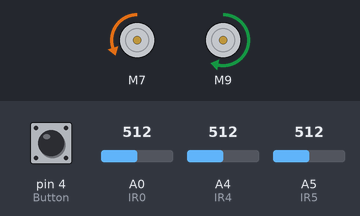
Recording of a sketch running on a simulated Arduino Uno, built with avr-gcc and run on an emulated ATmega328P. Shown: 2 × DC motor (green arrow = forward, orange = backward, longer = faster). The inputs (shaded band) are chosen by the test bench; at power-on: pin 4 (Button) HIGH, A0 (IR0) = 512, A4 (IR4) = 512, A5 (IR5) = 512.

Above: at 2.2 s.
2.3 s: pin 4 (Button) pulled LOW for 3.2 s
7.0 s: pin 4 (Button) pulled LOW for 0.15 s
At 9.8 s:
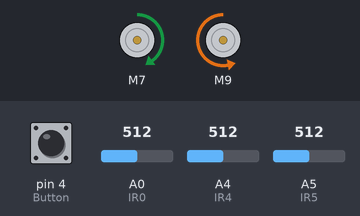
10.0 s: pin 4 (Button) pulled LOW for 1 s
At 10.6 s:
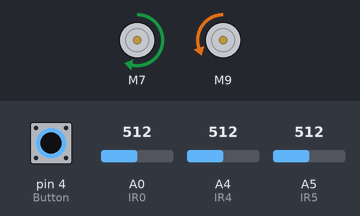
Timing chart, 0 to 13.6 s (numbered marks = the images above; inputs shaded):
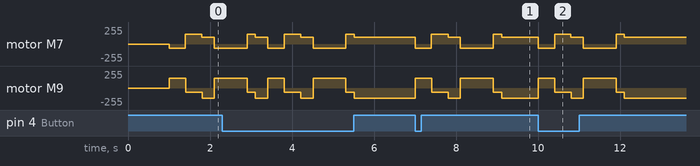

The sketch:

PetrosainsHigh_V4.1.ino
```cpp
int LW = 0;//Left Wall
int L = 1;//Left
int S = 2;//Straight
int R = 3;//Right
int RW = 4; //Right Wall
int B = 5; //turn 180 degree

/////////////////////////////////////////////////////////////////////////////////////
#include <SparkFun_TB6612.h>

#define PWMA 5
#define AIN2 6
#define AIN1 7
#define STBY 8
#define BIN1 9                                                  //motor
#define BIN2 10
#define PWMB 11


const int offsetA = 1;
const int offsetB = 1;

Motor motorLeft = Motor(AIN1, AIN2, PWMA, offsetA, STBY);
Motor motorRight = Motor(BIN1, BIN2, PWMB, offsetB, STBY);

int Button = 4;

int IR0 = A0;
int IR1 = A1;
int IR2 = A2;
int IR3 = A3;
int IR4 = A4;
int IR5 = A5;

/////////////////////////////////////////////////////////////////////////////////////

int SetPath[] = { //B
  //RW, LW, LW
  RW, LW, LW, B, RW, RW, LW, B
  //RW,LW,S,B,RW,B,LW,B,RW,B,RW,RW,LW,B
  //RW,LW,LW,B,RW,RW,LW,B,
  //R,L,LW,B,RW,R,L,B
  //RW,LW,RW,L,L,S,L,RW,B,RW,RW,LW,B
  //RW,LW,LW,B,LW,R,R,R,LW,RW,LW
  //RW, LW, RW, B, LW, RW, LW, B
  //RW,LW,S,R,R,R,LW,RW,LW,B

};

int LeftWallDistance = 300; // 0-550
int RightWallDistance = 300; // 0-550
int differential = 100;    //100
int Speed = 150;          //150
int StraightTime = 30;     //30
int turnSpeed = 100;       //100
int moveTime = 800;        //800
int turnTimeLeft = 250;    //250
int turnTimeRight = 350;   //250
/////////////////////////////////////////////////////////////////////////////////////

long timer = 0;
int TotalTurns = ((sizeof(SetPath)) / 2);
int Turned = 0;


void setup() {
  pinMode(Button, INPUT);
  pinMode(IR0, INPUT);
  pinMode(IR1, INPUT);
  pinMode(IR2, INPUT);
  pinMode(IR3, INPUT);
  pinMode(IR4, INPUT);
  pinMode(IR5, INPUT);

  while (digitalRead(Button) == LOW); {
  }
  delay(1000);

}


void loop() {

  if (((analogRead(IR0)) < 500) && ((analogRead(IR1)) < 500)) {
    if ((analogRead(IR2) < 500) && (analogRead(IR3) < 500)) {
      brake();
      //   delay(1000);
      /*while ((analogRead(IR2) > 500) && (analogRead(IR3) > 500)) {

        motorLeft.drive(50, 1);
        motorRight.drive(50, 1);
        }*/
      Calibrate();
      decision();

    }
    else if ((analogRead(IR2) > 500) || (analogRead(IR3) > 500)) {
      wallFollow();
    }
  }
  else if (((analogRead(IR0)) > 500) || ((analogRead(IR1)) > 500)) {
    brake();
    //delay(1000);
    decision();
    brake();
  }
}


void Calibrate() {
  while ((analogRead(IR2) < 500) || (analogRead(IR3) < 500)) {

    if (analogRead(IR2) > 500) {
      motorLeft.brake();
    }
    else if (analogRead(IR2) < 500) {
      motorLeft.drive(-100, 1);
    }

    if (analogRead(IR3) > 500) {
      motorRight.brake();
    }
    else if (analogRead(IR3) < 500) {
      motorRight.drive(-100, 1);
    }

  }
  brake();
}

void brake() {
  digitalWrite(STBY, HIGH);

  digitalWrite(AIN1, HIGH);
  digitalWrite(AIN2, HIGH);
  analogWrite(PWMA, 255);

  digitalWrite(BIN1, HIGH);
  digitalWrite(BIN2, HIGH);
  analogWrite(PWMB, 255);
}

void decision() {
  if (Turned < TotalTurns) {
    if (SetPath[Turned] == 0) {
      //Left Wall
      LeftWall();
    }
    else if (SetPath[Turned] == 1) {
      //Left
      Left();
    }
    else if (SetPath[Turned] == 2) {
      //Straight
      Straight();
    }
    else if (SetPath[Turned] == 3) {
      //Right
      Right();
    }
    else if (SetPath[Turned] == 4) {
      //Right Wall
      RightWall();
    }
    else if (SetPath[Turned] == 5) {
      //Turn 180
      Turn180();
    }
  }

  else {
    //Stop
    brake();
    while (digitalRead(Button) == HIGH); {

    }
    Turned = -1;
  }


  Turned = Turned + 1;
}

void wallFollow() {              //sees both walls
  int KP = 1;
  int LeftValue = analogRead(IR4);
  int RightValue = analogRead(IR5);
  //int  centre = (LeftValue + RightValue)/2;
  int error = RightValue - LeftValue;
  int PDifferential = (abs(error) * KP);
  if (error < 0) {
    motorLeft.drive(Speed, 1);
    motorRight.drive((Speed - PDifferential), 1);
  }
  else if (error > 0) {
    motorLeft.drive((Speed - PDifferential), 1);
    motorRight.drive(Speed, 1);
  }
  else if (error == 0) {
    motorLeft.drive(Speed, 1);
    motorRight.drive(Speed, 1);
  }


}

void wallFollowLeft() {         //sees left wall
  int KP = 1;
  int LeftValue = analogRead(IR4);
  int RightValue = 300;
  //int  centre = (LeftValue + RightValue)/2;
  int error = RightValue - LeftValue;
  int PDifferential = (abs(error) * KP);
  if (error < 0) {
    motorLeft.drive(Speed, 1);
    motorRight.drive((Speed - PDifferential), 1);
  }
  else if (error > 0) {
    motorLeft.drive((Speed - PDifferential), 1);
    motorRight.drive(Speed, 1);
  }
  else if (error == 0) {
    motorLeft.drive(Speed, 1);
    motorRight.drive(Speed, 1);
  }
}
void wallFollowRight() {        //sees right wall
  int KP = 1;
  int LeftValue = 300;
  int RightValue = analogRead(IR5);
  //int  centre = (LeftValue + RightValue)/2;
  int error = RightValue - LeftValue;
  int PDifferential = (abs(error) * KP);
  if (error < 0) {
    motorLeft.drive(Speed, 1);
    motorRight.drive((Speed - PDifferential), 1);
  }
  else if (error > 0) {
    motorLeft.drive((Speed - PDifferential), 1);
    motorRight.drive(Speed, 1);
  }
  else if (error == 0) {
    motorLeft.drive(Speed, 1);
    motorRight.drive(Speed, 1);
  }
}


void LeftWall() {
  while (analogRead(IR5) < 250) {
    wallFollowLeft();
  }
  brake();
  timer = millis();
  while ((millis() - timer) < 200) {
    wallFollowLeft();
  }
  brake();
  timer = millis();
  while ((analogRead(IR5) < 300) && ((millis() - timer) < 400)) {
    wallFollowLeft();
  }
  brake();
}

void Left() {
}

void Straight() {
}

void Right() {
}

void RightWall() {
  while (analogRead(IR4)  < 250) {
    wallFollowRight();

  }
  timer = millis();
  while ((millis() - timer) < 400) {
    wallFollowRight();
  }
  timer = millis();
  while ((analogRead(IR4) < 250) && ((millis() - timer) < 500)) {
    wallFollowRight();
  }
  brake();
}

void Turn180() {
  int LeftValue = analogRead(IR4);
  int RightValue = analogRead(IR5);

  if (RightValue < LeftValue) {
    timer = millis();
    while ((millis() - timer) < 300) {
      motorLeft.drive(100, 1);
      motorRight.drive(-150, 1);
    }
  }
  else if (RightValue == LeftValue) {
    timer = millis();
    while ((millis() - timer) < 300) {
      motorLeft.drive(100, 1);
      motorRight.drive(-150, 1);
    }
  }
  else if (RightValue > LeftValue) {
    timer = millis();
    while ((millis() - timer) < 500) {
      motorLeft.drive(-150, 1);
      motorRight.drive(100, 1);
    }
  }


}
```
